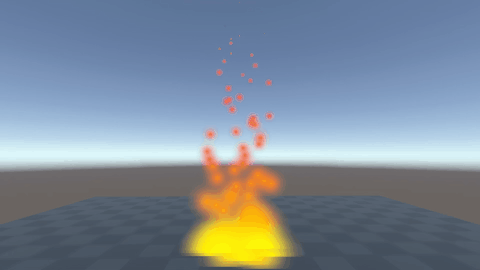
#> input picture worlds/pve-v2/user/image7.webp, 480 x 270 px
$ python gif-to-flipbook.py ../worlds/pve-v2/user/image7.webp out.png
#> lines starting #> are read from the running program, lines starting #| are printed output that depends on the picture
"""GIF（や連番画像）を、粒に使える**パラパラ漫画の 1 枚**にする。

    python tools/gif-to-flipbook.py <入力.gif> <出力.png> [--fps 20] [--width 64]

## GIF はそのままでは粒にできない

Bedrock の粒が読むのは **1 枚の PNG** だけ。
ただし **`flipbook`** を使えば、**1 枚に並べたコマを順に映せる**——
**GIF のコマを横に並べれば、同じことができる。**

出力といっしょに、**貼り付け用の `uv` 断片**を表示する:

```json
"uv": {
  "texture_width": 256, "texture_height": 64,
  "flipbook": {
    "base_UV": [0, 0], "size_UV": [64, 64], "step_UV": [64, 0],
    "frames_per_second": 20, "max_frame": 4,
    "stretch_to_lifetime": true, "loop": false
  }
}
```

| | |
| --- | --- |
| `size_UV` | **1 コマの大きさ** |
| `step_UV` | **次のコマまでの移動**（横並びなら [幅, 0]） |
| `stretch_to_lifetime` | **粒の寿命に合わせて 1 周させる**（fps より優先） |

**透過は残る。** 背景が黒く塗られている GIF は、先に抜いておくこと。
"""

import argparse
import json
import os
import sys

from PIL import Image, ImageSequence


def main() -> int:
    ap = argparse.ArgumentParser(description="GIF をパラパラ漫画の 1 枚にする")
    ap.add_argument("src", help="入力（.gif / .png の連番なら 1 枚目）")
    ap.add_argument("out", help="出力 PNG")
    ap.add_argument("--fps", type=int, default=20)
    ap.add_argument("--width", type=int, default=0, help="1 コマの幅（0 なら元のまま）")
    ap.add_argument("--max", type=int, default=0, help="使うコマ数の上限（0 なら全部）")
    args = ap.parse_args()

    src = Image.open(args.src)
#> src is the input picture: PIL image 480x270 RGBA; mean R, G, B, A 125.5, 138.5, 151.7, 255
    frames = [f.convert("RGBA").copy() for f in ImageSequence.Iterator(src)]
#> frames = 57 items
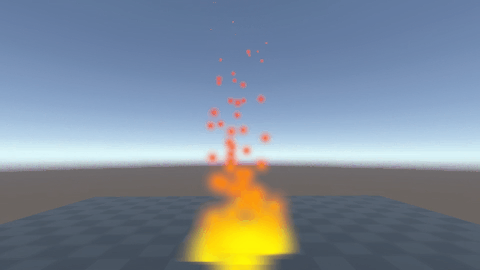
#> src: PIL image 480x270 RGBA; mean R, G, B, A 126.2, 138.7, 151.5, 255
    if args.max > 0:
        frames = frames[: args.max]
    if len(frames) == 0:
        print("コマがありません")
        return 1

    if args.width > 0:
        r = args.width / frames[0].width
        size = (args.width, max(1, round(frames[0].height * r)))
        frames = [f.resize(size, Image.LANCZOS) for f in frames]

    w, h = frames[0].size
#> w = 480; h = 270
    sheet = Image.new("RGBA", (w * len(frames), h), (0, 0, 0, 0))
#> sheet: PIL image 27360x270 RGBA; every value is 0
    for i, f in enumerate(frames):
        sheet.alpha_composite(f, (w * i, 0))
#> this loop made 57 passes
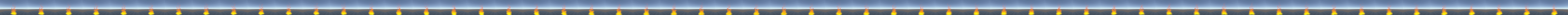
#> sheet: PIL image 27360x270 RGBA (shown at 1/18 size); mean R, G, B, A 125.9, 138.5, 151.6, 255
    os.makedirs(os.path.dirname(os.path.abspath(args.out)), exist_ok=True)
    sheet.save(args.out)

    uv = {
        "texture_width": w * len(frames),
        "texture_height": h,
        "flipbook": {
            "base_UV": [0, 0],
            "size_UV": [w, h],
            "step_UV": [w, 0],
            "frames_per_second": args.fps,
            "max_frame": len(frames),
            "stretch_to_lifetime": True,
            "loop": False,
        },
    }
    print(f"書いた: {args.out}  （{len(frames)} コマ / 1 コマ {w}x{h}）")
#| 書いた: out.png  （57 コマ / 1 コマ 480x270）
    print("粒の uv にこれを貼る:")
    print(json.dumps({"uv": uv}, indent=2, ensure_ascii=False))
#> (printed output is left out)
    return 0


if __name__ == "__main__":
    sys.exit(main())
#> (the program exits here)
